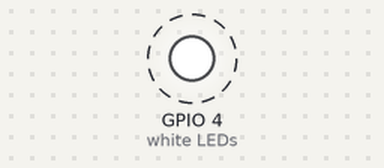
The program below on a simulated Raspberry Pi (BCM pin numbers) with an Enviro pHAT. Shown: output pins drawn as LEDs (lit = HIGH). Dashed ring = blinking. At 10.0 s the program stops and its outputs stay as they are.

Above: at 0.05 s.
Timing chart, 0 to 3.0 s (numbered marks = the images above):
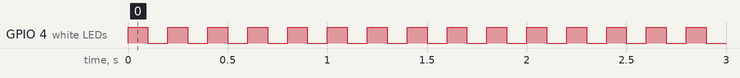

The program:

blink.py
```python
#!/usr/bin/env python

import time

from envirophat import leds

limit = 50

try:
    while limit > 0:
		leds.on()
		time.sleep(0.1)
		leds.off()
		time.sleep(0.1)
		limit=limit-1

except KeyboardInterrupt:
    pass
```

Measured:
- by itself, GPIO 4 (white LEDs): alternates HIGH for 0.10 s and LOW for 0.10 s, 100 changes in all, then stays LOW
